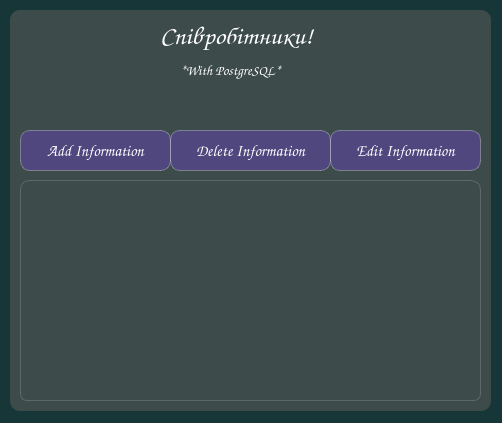
<?xml version="1.0" encoding="UTF-8"?>
<ui version="4.0">
 <class>MainWindow</class>
 <widget class="QMainWindow" name="MainWindow">
  <property name="geometry">
   <rect>
    <x>0</x>
    <y>0</y>
    <width>502</width>
    <height>423</height>
   </rect>
  </property>
  <property name="windowTitle">
   <string>Співробітники!</string>
  </property>
  <property name="windowIcon">
   <iconset resource="res-icon-qrc.qrc">
    <normaloff>:/icon/icons/home_FILL0_wght400_GRAD0_opsz24.svg</normaloff>:/icon/icons/home_FILL0_wght400_GRAD0_opsz24.svg</iconset>
  </property>
  <property name="styleSheet">
   <string notr="true">QLineEdit{
    border: 1px solid rgba(255, 246, 246,80);
    border-radius: 10px;
    font-family: Comic Sans MS;
    font-size: 16px;
    color: white;
    background-color: rgb(62, 75, 75)
}

QLabel{
    border-radius: 10px;
    font-family: Comic Sans MS;
    color:white;
    font-size: 26px;
    background-color: rgb(62, 75, 75);
    border:none;
} 

QWidget{
    background-color: rgb(22, 54, 56);
}

QPushButton{
    background-color: rgba(116, 63, 240,80);
    font-family: Comic Sans MS;
    font-size: 16px;
    border: 1px solid rgba(247,247,247,80);
    border-radius: 10px;
    color: white;
    height:50px
}

QPushButton:hover{
    opacity: 0.2;
    transition: all 0.5s;
}

QPushButton:pressed{
    background-color: rgba(116, 63, 240,90);
	border: 1px solid rgba(247,247,247,80);
}

QFrame{
    background-color: rgb(62, 75, 75);
    border-radius: 10px;
    border: none;
} 

QComboBox{
    font-family: Comic Sans MS;
    font-size: 16px;
    background-color:rgb(86, 83, 90);
    border-radius: 10px;
    border:1px solid rgb(113, 111, 117);
	color:white;
}

QPlainTextEdit{
	border: 1px solid rgba(247,247,247,80);
    border-radius: 10px;
    font-family: Comic Sans MS;
    font-size: 14px;
    color: white;
    background-color:rgb(86, 83, 90)
}
QTableView {
background-color: rgb(62, 75, 75);
border: 1px solid rgba(255,255,255,40);
border-bottom-right-radius: 7px; 
border-bottom-left-radius: 7px; 
color: white;
}

QHeaderView::section {
background-color: rgb(53, 53, 53);
color: white;
border: none;
height: 50px;
font-size: 16pt;
}

QTableView::item {
    border-style: none;
    border-bottom: 1px solid rgba(255,255,255,50);
}

QTableView::item:selected{
	border: none;
	color: rgb(255, 255, 255);
    background-color: rgba(255, 255, 255, 50);
}

QHBoxLayout{
    background-color: rgb(62, 75, 75);
    border-radius: 10px;
    border: none;
} </string>
  </property>
  <widget class="QWidget" name="centralwidget">
   <widget class="QFrame" name="frame">
    <property name="geometry">
     <rect>
      <x>10</x>
      <y>10</y>
      <width>481</width>
      <height>401</height>
     </rect>
    </property>
    <property name="frameShape">
     <enum>QFrame::StyledPanel</enum>
    </property>
    <property name="frameShadow">
     <enum>QFrame::Raised</enum>
    </property>
    <widget class="QLabel" name="label">
     <property name="geometry">
      <rect>
       <x>150</x>
       <y>10</y>
       <width>191</width>
       <height>31</height>
      </rect>
     </property>
     <property name="text">
      <string>Співробітники!</string>
     </property>
    </widget>
    <widget class="QPushButton" name="pushButton">
     <property name="geometry">
      <rect>
       <x>10</x>
       <y>120</y>
       <width>151</width>
       <height>41</height>
      </rect>
     </property>
     <property name="text">
      <string>Add Information</string>
     </property>
     <property name="icon">
      <iconset resource="res-icon-qrc.qrc">
       <normaloff>:/icon/icons/add_circle_FILL0_wght400_GRAD0_opsz24.svg</normaloff>:/icon/icons/add_circle_FILL0_wght400_GRAD0_opsz24.svg</iconset>
     </property>
     <property name="iconSize">
      <size>
       <width>22</width>
       <height>22</height>
      </size>
     </property>
    </widget>
    <widget class="QPushButton" name="pushButton_2">
     <property name="geometry">
      <rect>
       <x>160</x>
       <y>120</y>
       <width>161</width>
       <height>41</height>
      </rect>
     </property>
     <property name="text">
      <string>Delete Information</string>
     </property>
     <property name="icon">
      <iconset resource="res-icon-qrc.qrc">
       <normaloff>:/icon/icons/delete_FILL0_wght400_GRAD0_opsz24.svg</normaloff>:/icon/icons/delete_FILL0_wght400_GRAD0_opsz24.svg</iconset>
     </property>
     <property name="iconSize">
      <size>
       <width>22</width>
       <height>22</height>
      </size>
     </property>
    </widget>
    <widget class="QPushButton" name="pushButton_3">
     <property name="geometry">
      <rect>
       <x>320</x>
       <y>120</y>
       <width>151</width>
       <height>41</height>
      </rect>
     </property>
     <property name="text">
      <string>Edit Information</string>
     </property>
     <property name="icon">
      <iconset resource="res-icon-qrc.qrc">
       <normaloff>:/icon/icons/edit_FILL0_wght400_GRAD0_opsz24.svg</normaloff>:/icon/icons/edit_FILL0_wght400_GRAD0_opsz24.svg</iconset>
     </property>
     <property name="iconSize">
      <size>
       <width>22</width>
       <height>22</height>
      </size>
     </property>
    </widget>
    <widget class="QLabel" name="label_2">
     <property name="geometry">
      <rect>
       <x>170</x>
       <y>50</y>
       <width>141</width>
       <height>21</height>
      </rect>
     </property>
     <property name="styleSheet">
      <string notr="true">QLabel{
    border-radius: 10px;
    font-family: Comic Sans MS;
    color:white;
    font-size: 14px;
    background-color: rgb(62, 75, 75);
    border:none;
} </string>
     </property>
     <property name="text">
      <string>*With PostgreSQL*</string>
     </property>
    </widget>
    <widget class="QTableView" name="tableView">
     <property name="geometry">
      <rect>
       <x>10</x>
       <y>170</y>
       <width>461</width>
       <height>221</height>
      </rect>
     </property>
    </widget>
    <widget class="QLabel" name="label_3">
     <property name="geometry">
      <rect>
       <x>120</x>
       <y>10</y>
       <width>31</width>
       <height>31</height>
      </rect>
     </property>
     <property name="maximumSize">
      <size>
       <width>1116</width>
       <height>16777215</height>
      </size>
     </property>
     <property name="text">
      <string/>
     </property>
     <property name="pixmap">
      <pixmap resource="res-icon-qrc.qrc">:/icon/icons/handshake_FILL0_wght400_GRAD0_opsz24.svg</pixmap>
     </property>
    </widget>
   </widget>
  </widget>
 </widget>
 <resources>
  <include location="res-icon-qrc.qrc"/>
 </resources>
 <connections/>
</ui>
